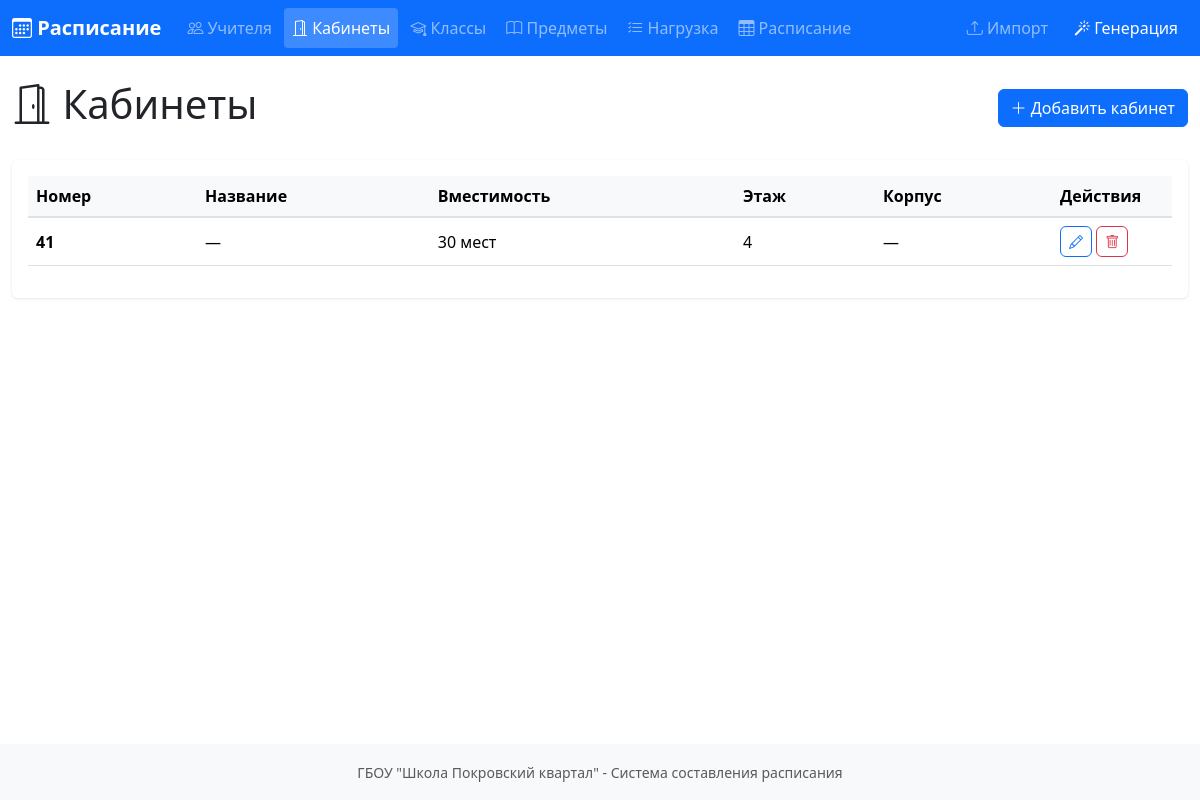
Page /classrooms on the committed database.
### models.py (models this page shows, shortened)
class Classroom(db.Model):
    __tablename__ = 'classrooms'
    id = db.Column(db.Integer, primary_key=True)
    number = db.Column(db.String(20), nullable=False, unique=True)
    name = db.Column(db.String(100))  # Название (например, "Актовый зал")
    capacity = db.Column(db.Integer, default=30)
    floor = db.Column(db.Integer, default=1)
    building = db.Column(db.String(100))  # Корпус
    equipment = db.Column(db.Text)  # Оборудование (компьютеры, проектор и т.д.)
    created_at = db.Column(db.DateTime, default=datetime.utcnow)
    lessons = db.relationship('Lesson', backref='classroom', lazy='dynamic')

### app.py (the view)
@app.route('/classrooms')
def classrooms_list():
    classrooms = Classroom.query.order_by(Classroom.number).all()
    return render_template('classrooms.html', classrooms=classrooms)

### templates/classrooms.html (shortened to what this page needs)
{% extends "base.html" %}
{% block content %}
<div class="d-flex justify-content-between align-items-center mb-4">
    <h1><i class="bi bi-door-open"></i> Кабинеты</h1>
    <button class="btn btn-primary" data-bs-toggle="modal" data-bs-target="#classroomModal" onclick="openClassroomModal()">
        <i class="bi bi-plus-lg"></i> Добавить кабинет
    </button>
</div>
<div class="card">
    <div class="card-body">
        <div class="table-responsive">
            <table class="table table-hover">
                <thead>
                    <tr>
                        <th>Номер</th>
                        <th>Название</th>
                        <th>Вместимость</th>
                        <th>Этаж</th>
                        <th>Корпус</th>
                        <th width="120">Действия</th>
                    </tr>
                </thead>
                <tbody>
                    {% for room in classrooms %}
                    <tr>
                        <td><strong>{{ room.number }}</strong></td>
                        <td>{{ room.name or '—' }}</td>
                        <td>{{ room.capacity }} мест</td>
                        <td>{{ room.floor }}</td>
                        <td>{{ room.building or '—' }}</td>
                        <td>
                            <button class="btn btn-sm btn-outline-primary" onclick="editClassroom({{ room.id }})">
                                <i class="bi bi-pencil"></i>
                            </button>
                            <button class="btn btn-sm btn-outline-danger" onclick="deleteClassroom({{ room.id }}, '{{ room.number }}')">
                                <i class="bi bi-trash"></i>
                            </button>
                        </td>
                    </tr>
                    {% endfor %}
                </tbody>
            </table>
        </div>
    </div>
</div>
{% endblock %}

### static/css/style.css (style rules this page uses)
body { min-height: 100vh; display: flex; flex-direction: column; }
.card { box-shadow: 0 1px 3px rgba(0,0,0,0.1); border: none; }
.table th { font-weight: 600; background: #f8f9fa; border-bottom: 2px solid #dee2e6; }
.table td { vertical-align: middle; }
.btn { border-radius: 6px; }

### rows in the picture
Classroom: number "41", name "—", capacity "30", floor "4", building "—"
